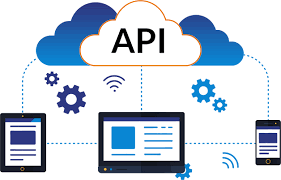
#> input picture API 04.png, 281 x 180 px
$ jupyter execute --allow-errors Untitled.ipynb
#> lines starting #> are read from the running program, lines starting #| are printed output that depends on the picture
[cell 1]
from numpy import *

[cell 2]
y , x = mgrid[0:6, 0:3]
x

[cell 3]
y

[cell 4]
random.rand(3,1)

[cell 5]
random.randn(3,3)

[cell 6]
random.randn(1000,1000)

#> (a cell that did not finish here is left out)

#> (a cell that did not finish here is left out)

[cell 9]
import matplotlib.pyplot as plt

#> (a cell that did not finish here is left out)

#> (a cell that did not finish here is left out)

[cell 12]
plt.figure(figsize=(14, 4))
#> (the rest of this cell did not finish here and is left out)

[cell 13]
M = random.rand(3,3)

[cell 14]
M

[cell 15]
savetxt("random-txt.csv", M)

#> (a cell that did not finish here is left out)

#> (a cell that did not finish here is left out)

[cell 18]
M.size

[cell 19]
M.shape

#> (a cell that did not finish here is left out)

[cell 21]
# Plotting

import matplotlib.pyplot as plt

[cell 22]
x = linspace(0, 5, 10)
y = x ** 2

[cell 23]
y

[cell 24]
fig = plt.figure(figsize=(6,6))
plt.plot(x,y, 'r--')
plt.figure(figsize=(4,4))
plt.plot(x, y, 'g*-')
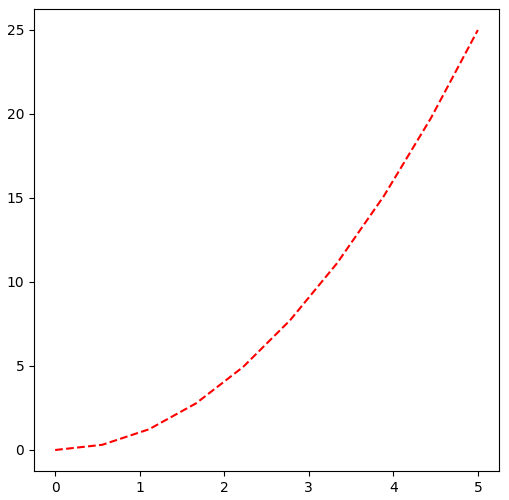
#> figure drawn by matplotlib, 1 panel; curve peaks at x = 5, y = 25
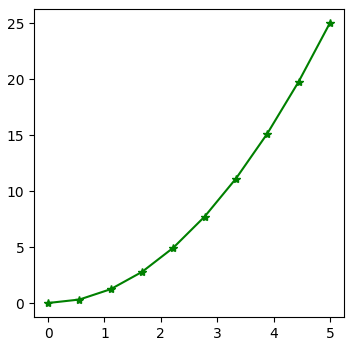
#> figure drawn by matplotlib, 1 panel; curve peaks at x = 5, y = 25

[cell 25]
fig = plt.figure()

axes1 = fig.add_axes([0.1, 0.1, 0.8, 0.8])
axes2 = fig.add_axes([0.2, 0.5, 0.4, 0.3])

axes1.plot(x, 'r--')
axes1.set_xlabel('a')
axes1.set_ylabel('b')
axes1.set_title('Main Plot')


axes2.plot(x, 'r--')
axes2.set_xlabel('a')
axes2.set_ylabel('b')
axes2.set_title('Inner Plot')
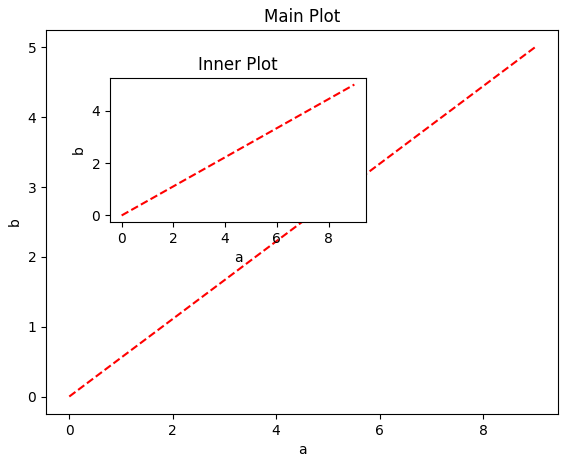
#> figure drawn by matplotlib, 2 panels; panel 1: curve peaks at x = 9, y = 5; panel 2: curve peaks at x = 9, y = 5

[cell 26]
import cv2

[cell 27]
img = cv2.imread('API 04.png', -1)
#> img is the input picture: shape (180, 281, 3); mean B, G, R 223.2, 211.2, 200.9
img = cv2.resize(img, (600,400))
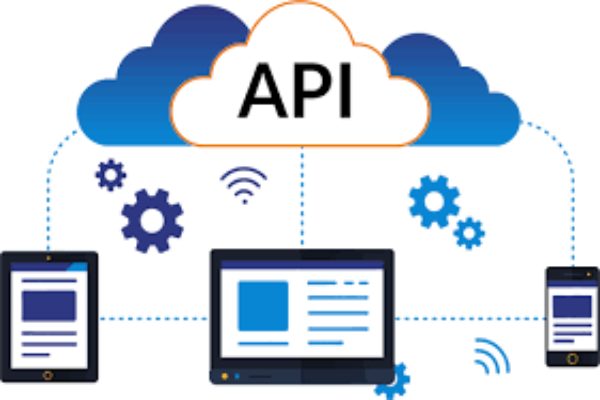
#> img: shape (400, 600, 3); mean B, G, R 223.1, 211.1, 200.9

cv2.imshow('Image', img)
cv2.waitKey(0)
cv2.destroyAllWindows()
